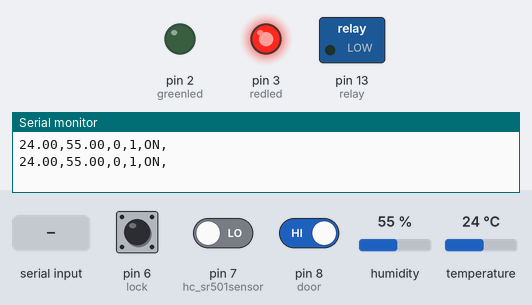
Simulated run of this sketch. Board: Arduino Uno, built with avr-gcc and run on an emulated ATmega328P. Parts: switched loads named in the sketch (green lamp = pin HIGH), output pins drawn as LEDs (lit = HIGH), the last lines printed to the serial monitor. Inputs (shaded band) come from the test bench; at power-on: pin 6 (lock) HIGH, pin 7 (hc_sr501sensor) LOW, pin 8 (door) HIGH, humidity 55 %, temperature 24 °C.

Above: at 1.8 s.
1.9 s: "OFF" received over Serial
At 3.1 s:
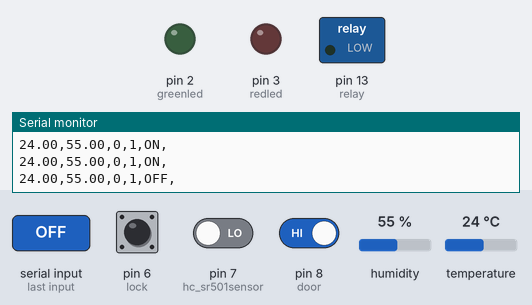
5.4 s: pin 6 (lock) pulled LOW for 1 s
At 7.9 s:
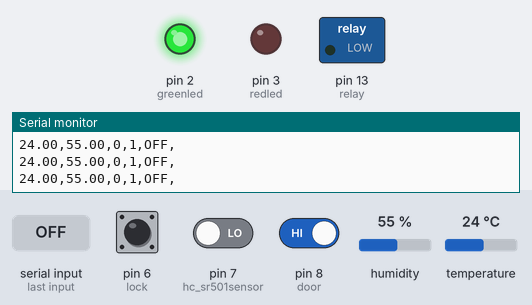
10.6 s: pin 6 (lock) pulled LOW for 0.15 s
At 11.4 s:
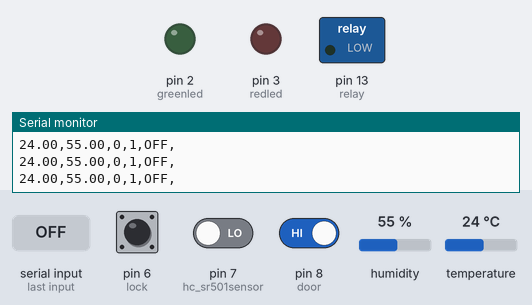
15.0 s: pin 6 (lock) pulled LOW for 3.2 s
At 17.9 s:
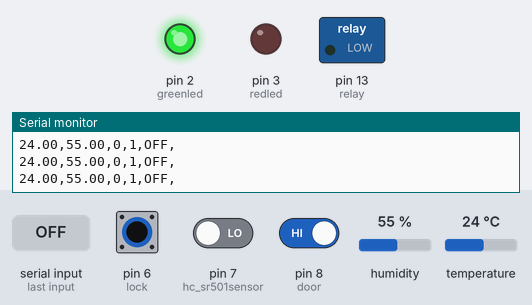
Timing chart, 0 to 21.2 s (numbered marks = the images above; inputs shaded):
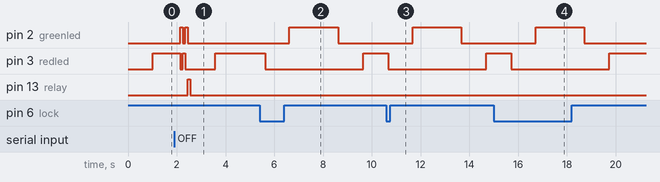

The sketch:

alarm_v_8.ino
```cpp
#include <dht.h>
dht DHT;
// sensors pins :
int greenled = 2;
int redled = 3;
int relay = 13;
int dht_11sensor = 5;
int lock = 6;
int hc_sr501sensor = 7;
int door = 8;

String serialin="ON";// a string to hold incoming data
String alarm ="ON";


// the setup routine runs once when you press reset:
void setup() {

  Serial.begin(9600);
  serialin.reserve(2);

  pinMode(greenled, OUTPUT);
  pinMode(redled,OUTPUT);
  pinMode(relay,OUTPUT);
  pinMode(lock ,INPUT_PULLUP);
  pinMode(hc_sr501sensor,INPUT);
  pinMode(door,INPUT_PULLUP);
}


void loop() {


 serialin.trim();

 if ( (serialin.equalsIgnoreCase("OFF"))||(serialin.equalsIgnoreCase("ON"))){
      alarm=serialin;}  // that is to make sure data are correct no matter what , it's a bug fix , program crashes when it gets anything else than it should


    int chk = DHT.read11(dht_11sensor);
  //  Serial.println("Folowing string : temperature,humidity,move(1 if captured),doors(1 if open),alarm(on or off)");

  Serial.print(DHT.temperature);
  Serial.print(",");
  Serial.print(DHT.humidity);
  Serial.print(",");
  Serial.print(digitalRead(hc_sr501sensor)); // prints 1 if move detected
  Serial.print(",");
  Serial.print(digitalRead(door)); // prints 1 if door open
  Serial.print(",");
  Serial.print(alarm);
  Serial.println(",");
  delay(1000);


 // controler is OFF red led is ON :

      if(digitalRead(lock)==HIGH){
        digitalWrite(redled,HIGH);
        digitalWrite(relay,LOW);
      }


 // alarm is set to off controler is on green led blinking :

      else if ((alarm.equalsIgnoreCase("OFF"))&&(digitalRead(lock)==LOW)){
               digitalWrite(greenled,LOW);
               digitalWrite(redled,LOW);
               delay(1000);
               digitalWrite(greenled,HIGH);
               delay(2000);
               digitalWrite(greenled,LOW);
      }


//alarm is set to on controller is on doors are open :

      else if ((alarm.equalsIgnoreCase("ON"))&&(digitalRead(lock)==LOW)&&(digitalRead(door)==1)){

	delay(5000);     // 5 seconds chance :) kind of backdoor :)
	if((alarm.equalsIgnoreCase("ON"))&&(digitalRead(lock)==LOW)&&(digitalRead(door)==1)){
	digitalWrite(redled,LOW);
        digitalWrite(relay,HIGH);
        delay(1200000);  // 20 mins of loudness
        digitalWrite(relay,LOW);
      }
      }

//alarm has been set to on ,controller is on ,doors closed:

    else if ((alarm.equalsIgnoreCase("ON"))&&(digitalRead(lock)==LOW)&&(digitalRead(door)==0)){
     digitalWrite(redled,LOW);
     digitalWrite(greenled,HIGH);
     delay(50);
     digitalWrite(greenled,LOW);
     delay(300);
  }

}
/*
  SerialEvent occurs whenever a new data comes in the
 hardware serial RX.  This routine is run between each
 time loop() runs, so using delay inside loop can delay
 response.  Multiple bytes of data may be available.
 */
void serialEvent() {


   digitalWrite(redled, HIGH);
  delay(100);
    digitalWrite(redled,LOW);
    digitalWrite(greenled,HIGH);
  delay(100);
    digitalWrite(redled,HIGH);
    digitalWrite(greenled,LOW);
  delay(100);
     digitalWrite(redled,LOW);
     digitalWrite(greenled,HIGH);
  delay(100);
      digitalWrite(greenled,LOW);
      digitalWrite(relay,HIGH);
  delay(100);
      digitalWrite(relay,LOW);

  serialin="";
  while (Serial.available()) {
    char inChar = Serial.read();
    serialin += inChar;

  }
}
```

Measured:
- after the input at 1.9 s, pin 2 (greenled): alternates HIGH for 0.10 s and LOW for 0.10 s, 4 changes in all, then stays LOW, starting after 0.25 s; pin 3 (redled): HIGH → LOW after 0.25 s, → HIGH 0.10 s later, → LOW 0.10 s later, → HIGH 1.2 s later; pin 13 (relay): LOW → HIGH after 0.55 s, → LOW 0.10 s later
- after the input at 5.4 s, pin 2 (greenled): LOW → HIGH after 1.2 s, → LOW 2.0 s later; pin 3 (redled): HIGH → LOW after 0.22 s, → HIGH 4.0 s later
- after the input at 10.6 s, pin 2 (greenled): LOW → HIGH after 1.1 s, → LOW 2.0 s later; pin 3 (redled): HIGH → LOW after 0.07 s, → HIGH 4.0 s later
- after the input at 15.0 s, pin 2 (greenled): LOW → HIGH after 1.7 s, → LOW 2.0 s later; pin 3 (redled): HIGH → LOW after 0.72 s, → HIGH 4.0 s later
